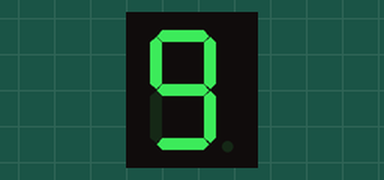
Simulated run of this sketch. Board: Arduino Uno, built with avr-gcc and run on an emulated ATmega328P. Shown: 1-digit seven-segment display. Wiring (inferred from the names in the program): 1-digit 7-segment display, segments lit when HIGH: segments pin 13, pin 12, pin 11, pin 10, pin 9, pin 8, pin 7. The segment pins are drawn as the display they are named for.

Above: at 0.1 s.
At 0.5 s:
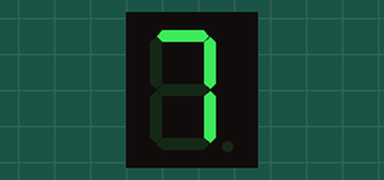
At 1.1 s:
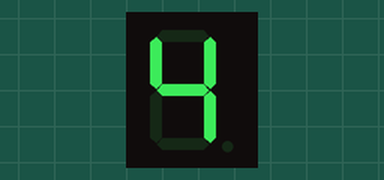
At 1.7 s:
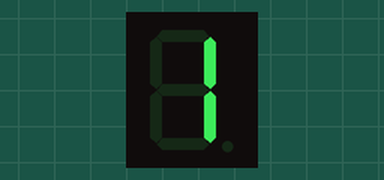
At 2.3 s:
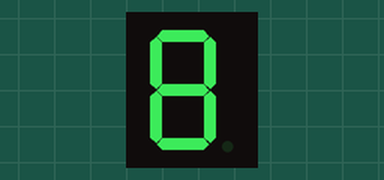

Measured:
- by itself, everything shown: repeats every 2.0 s, in 10 steps

The sketch:

7Seg_Counter_UP_DOWD.ino
```cpp
#define a 13
#define b 12
#define c 11
#define d 10
#define e 9
#define f 8
#define g 7

int yy;

void setup() {
  pinMode(a,OUTPUT);
  pinMode(b,OUTPUT);
  pinMode(c,OUTPUT);
  pinMode(d,OUTPUT);
  pinMode(e,OUTPUT);
  pinMode(f,OUTPUT);
  pinMode(g,OUTPUT);
  yy=9;
}

void loop() {
  angka(yy);
  delay(200);
  yy--;
  if(yy<0){yy=9;}

}
```

7seg_simple.ino
```cpp
void angka(int xx){
  if(xx==0){
  digitalWrite(a,HIGH);
  digitalWrite(b,HIGH);
  digitalWrite(c,HIGH);
  digitalWrite(d,HIGH);
  digitalWrite(e,HIGH);
  digitalWrite(f,HIGH);
  digitalWrite(g,LOW);
  }

  if(xx==1){
  digitalWrite(a,LOW);
  digitalWrite(b,HIGH);
  digitalWrite(c,HIGH);
  digitalWrite(d,LOW);
  digitalWrite(e,LOW);
  digitalWrite(f,LOW);
  digitalWrite(g,LOW);
  }

  if(xx==2){
  digitalWrite(a,HIGH);
  digitalWrite(b,HIGH);
  digitalWrite(c,LOW);
  digitalWrite(d,HIGH);
  digitalWrite(e,HIGH);
  digitalWrite(f,LOW);
  digitalWrite(g,HIGH);
  }

  if(xx==3){
  digitalWrite(a,HIGH);
  digitalWrite(b,HIGH);
  digitalWrite(c,HIGH);
  digitalWrite(d,HIGH);
  digitalWrite(e,LOW);
  digitalWrite(f,LOW);
  digitalWrite(g,HIGH);
  }

  if(xx==4){
  digitalWrite(a,LOW);
  digitalWrite(b,HIGH);
  digitalWrite(c,HIGH);
  digitalWrite(d,LOW);
  digitalWrite(e,LOW);
  digitalWrite(f,HIGH);
  digitalWrite(g,HIGH);
  }

  if(xx==5){
  digitalWrite(a,HIGH);
  digitalWrite(b,LOW);
  digitalWrite(c,HIGH);
  digitalWrite(d,HIGH);
  digitalWrite(e,LOW);
  digitalWrite(f,HIGH);
  digitalWrite(g,HIGH);
  }

  if(xx==6){
  digitalWrite(a,HIGH);
  digitalWrite(b,LOW);
  digitalWrite(c,HIGH);
  digitalWrite(d,HIGH);
  digitalWrite(e,HIGH);
  digitalWrite(f,HIGH);
  digitalWrite(g,HIGH);
  }

  if(xx==7){
  digitalWrite(a,HIGH);
  digitalWrite(b,HIGH);
  digitalWrite(c,HIGH);
  digitalWrite(d,LOW);
  digitalWrite(e,LOW);
  digitalWrite(f,LOW);
  digitalWrite(g,LOW);
  }

  if(xx==8){
  digitalWrite(a,HIGH);
  digitalWrite(b,HIGH);
  digitalWrite(c,HIGH);
  digitalWrite(d,HIGH);
  digitalWrite(e,HIGH);
  digitalWrite(f,HIGH);
  digitalWrite(g,HIGH);
  }

  if(xx==9){
  digitalWrite(a,HIGH);
  digitalWrite(b,HIGH);
  digitalWrite(c,HIGH);
  digitalWrite(d,HIGH);
  digitalWrite(e,LOW);
  digitalWrite(f,HIGH);
  digitalWrite(g,HIGH);
  }
}
```
